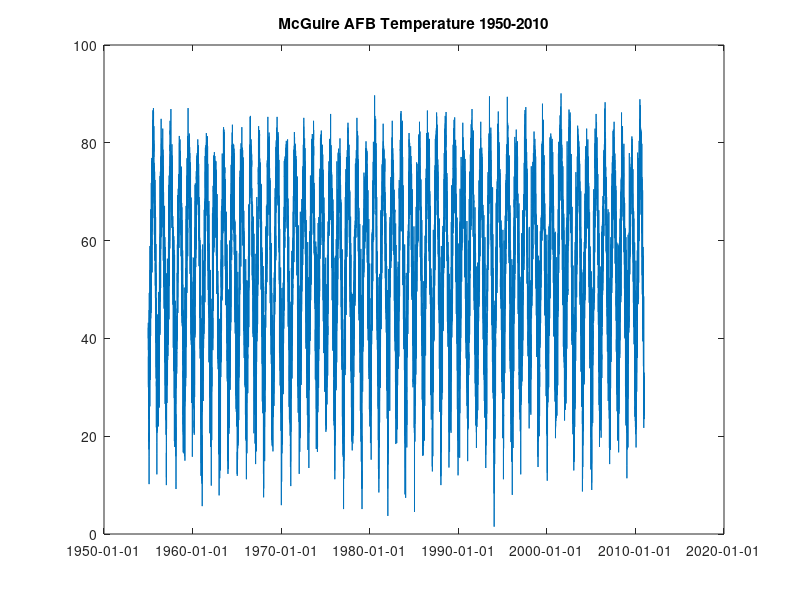
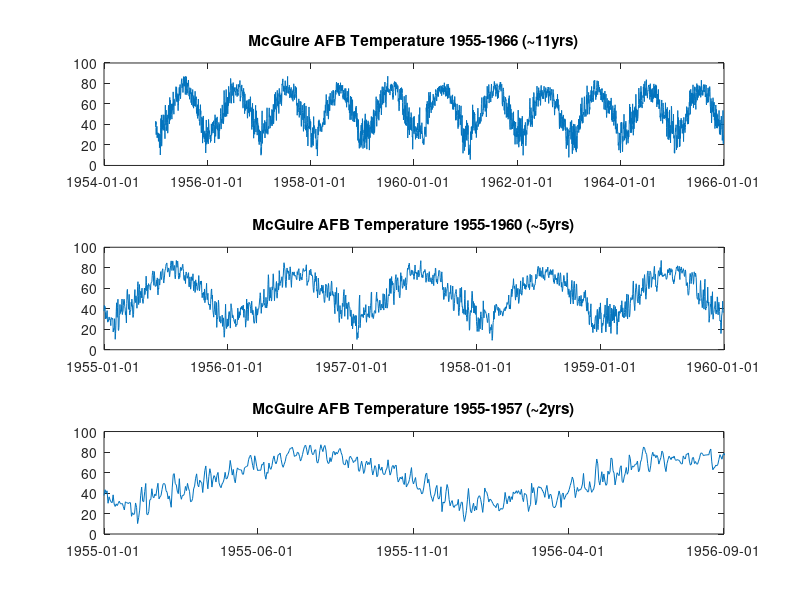
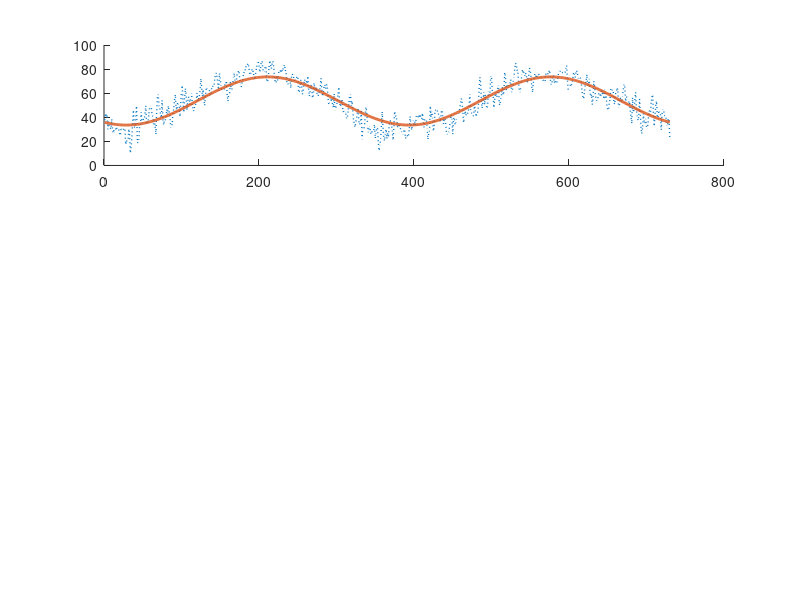

These charts were generated, in order, by the following MATLAB code: (Note: this script raises an error after producing the figures.)
%% Part1. Warm-up and Basis Function

% Load Data
%    - date: record of date
%    - temperature: the corresponding temperature 
temperature = csvread("data/McGuireAFB.data.csv");
date = csvread("data/McGuireAFB.time.csv"); % The date seemed to be a little wierd...


%% 1.1 Show basic data property
figure(1)
plot(date, temperature);
datetick('x', 'yyyy-mm-dd');
title('McGuire AFB Temperature 1950-2010');

%%% ? How would you fit the graph?


%% 1.2 See data in different range
figure(2)

subplot(3,1,1)   % [11 Years]
slice = 1:365*11; % Choose 1 ~ 365*11 days of the year
plot(date(slice), temperature(slice));
datetick('x', 'yyyy-mm-dd');
title('McGuire AFB Temperature 1955-1966 (~11yrs)');


subplot(3,1,2)   % [5 Years]
slice = 1:365*5; % Choose 1 ~ 365*5 days of the year
plot(date(slice), temperature(slice));
datetick('x', 'yyyy-mm-dd');
title('McGuire AFB Temperature 1955-1960 (~5yrs)');

subplot(3,1,3)   % [2 Years]
slice = 1:365*2; % Choose 1 ~ 365*2 days of the year
plot(date(slice), temperature(slice));
datetick('x', 'yyyy-mm-dd');
title('McGuire AFB Temperature 1955-1957 (~2yrs)');

%% 1.3 Try to fit data by different functions
% Which would be the best fit of data?
% f(x) = x
% f(x) = exp(x)
% f(x) = log(x)
% f(x) = sin(x) <- yeah
% 
% But... sin(x) alone is not gonna work.
% Let's try some interesting functions to fit the data
% 
% 1. sin(x)
% 2. sin(x) + cos(x)
% 3. sin(x) + sin(2x)

x = 1:365*2; 
y = temperature(x);

% figure();
figure(3);

subplot(3,1,1);
A = 20; b = mean(y); phi = 120;
T = 365 / (2 * pi);

z = A * sin((x - phi)/T) + b;
error = norm(y - z)^2 / length(x);
hold on; plot(x,y, ':','LineWidth', 1);  plot(x,z, 'LineWidth',2); hold off;
title("Fit data with sin(x)-liked function (error = " + num2str(error, 3) + ")");
D = '$$y = 38 sin(\frac{2 \pi}{365} (x - 120 )) )$$';
annotation(gcf,'textbox',[0,0,1,1],'string',D,'interpreter','latex');



subplot(3,1,2);

A = 20; b = mean(y); phi = 120;
T = 365 / (2 * pi);

z = A * sin((x - phi)/T) + b;
error = norm(y - z)^2 / length(x);
hold on; plot(x,y, ':','LineWidth', 1);  plot(x,z, 'LineWidth',2); hold off;
title("Fit data with sin(x)-liked function (error = " + num2str(error, 3) + ")");
D = '$$y = 38 sin(\frac{2 \pi}{365} (x - 120 )) )$$';
annotation(gcf,'textbox',[0,0,1,1],'string',D,'interpreter','latex');

subplot(3,1,3);




%% 1.4 Factor of Gobal Warming


%% 1.5 How to build a Basis Function (Matrix)